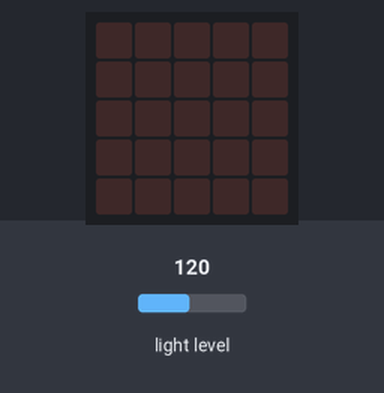
Recording of a program running on a simulated BBC micro:bit (MakeCode). Shown: the board's 5×5 LED display. Inputs (shaded band) come from the test bench; at power-on: light level 120.

Above: at 1.2 s.
1.3 s: light level set to 54
2.8 s: light level set to 45
At 3.7 s:
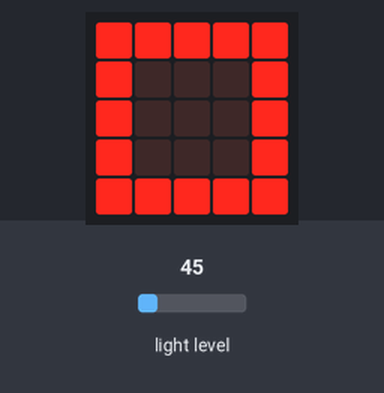
4.3 s: light level set to 64
At 4.9 s:
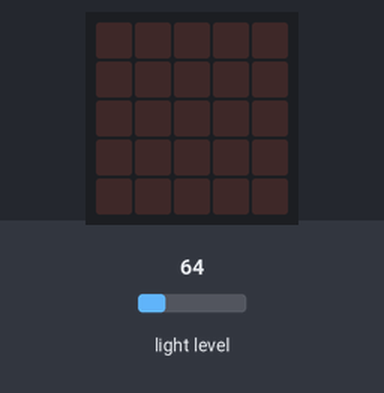
6.1 s: light level set to 5
At 7.3 s:
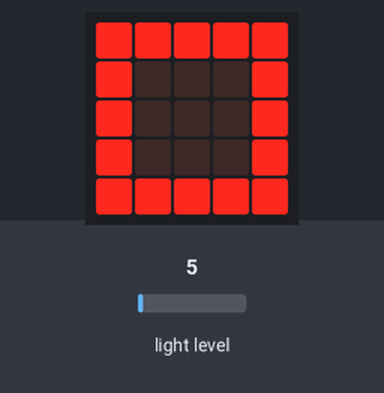
7.6 s: light level set to 128
At 8.5 s:
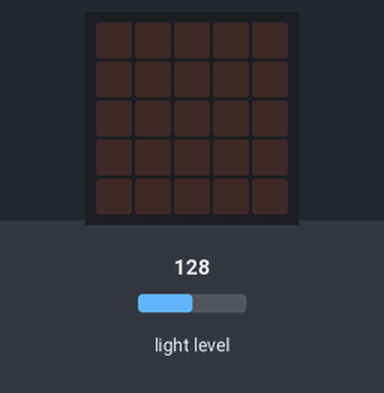
Timing chart, 0 to 10.4 s (numbered marks = the images above; inputs shaded):
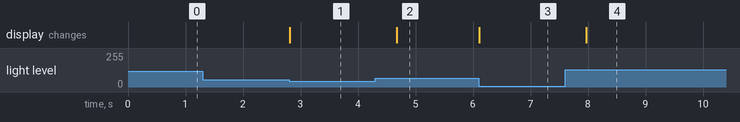

Measured:
- the behaviour switches between 50 and 49 on light level (found by bisection; images 0 and 1)
- after the input at 1.3 s, every drawn part: stays the same
- after the input at 2.8 s, the display: changes at once (image 1)
- after the input at 4.3 s, the display: changes after 0.37 s (image 2)
- after the input at 6.1 s, the display: changes at once (image 3)
- after the input at 7.6 s, the display: changes after 0.37 s (image 4)

The program:

main.ts
```typescript
basic.forever(function () {
    if (input.lightLevel() < 50) {
        basic.showIcon(IconNames.Square)
    } else {
        basic.clearScreen()
    }
})
```
